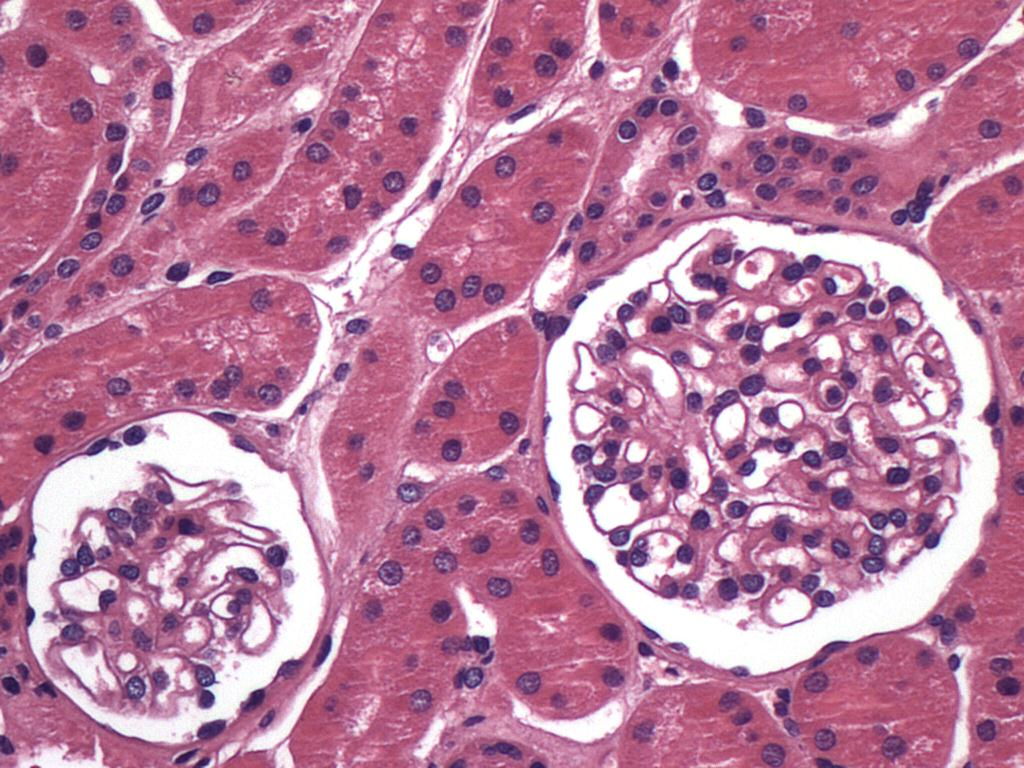
#> input picture image processing/img/2.jpg, 1024 x 768 px
$ python teste.py
#> lines starting #> are read from the running program, lines starting #| are printed output that depends on the picture
# -*- coding: utf-8 -*-
"""
Created on Wed Oct 01 15:13:13 2014

@author: gob
"""

from PIL import Image
from pylab import *
import ia636 as ia

im = array(Image.open('img/2.jpg').convert('L')) # read image to array
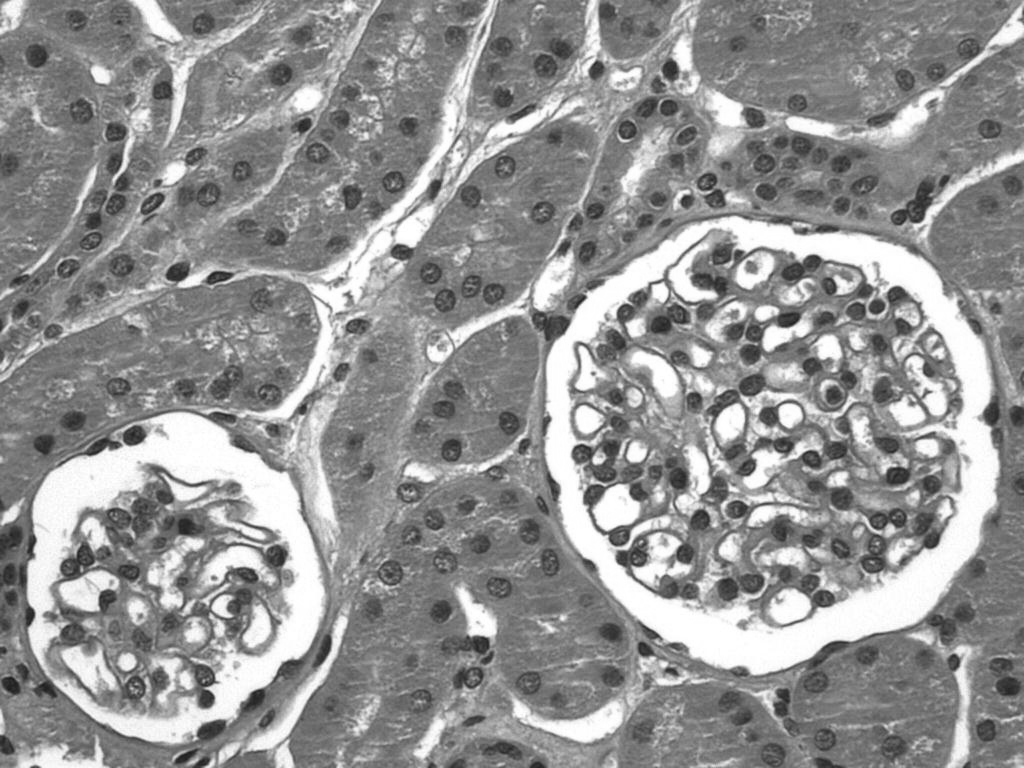
#> im: shape (768, 1024); min 27, max 255, mean 146.9

figure()# create a new figure
gray() # don't use colors
imshow(im)

figure()
hist(im.flatten(),128)

#> (the run stopped early here; a loop or call above may not have finished)

$ run again, with image processing/img/bordas.jpg copied over image processing/img/2.jpg
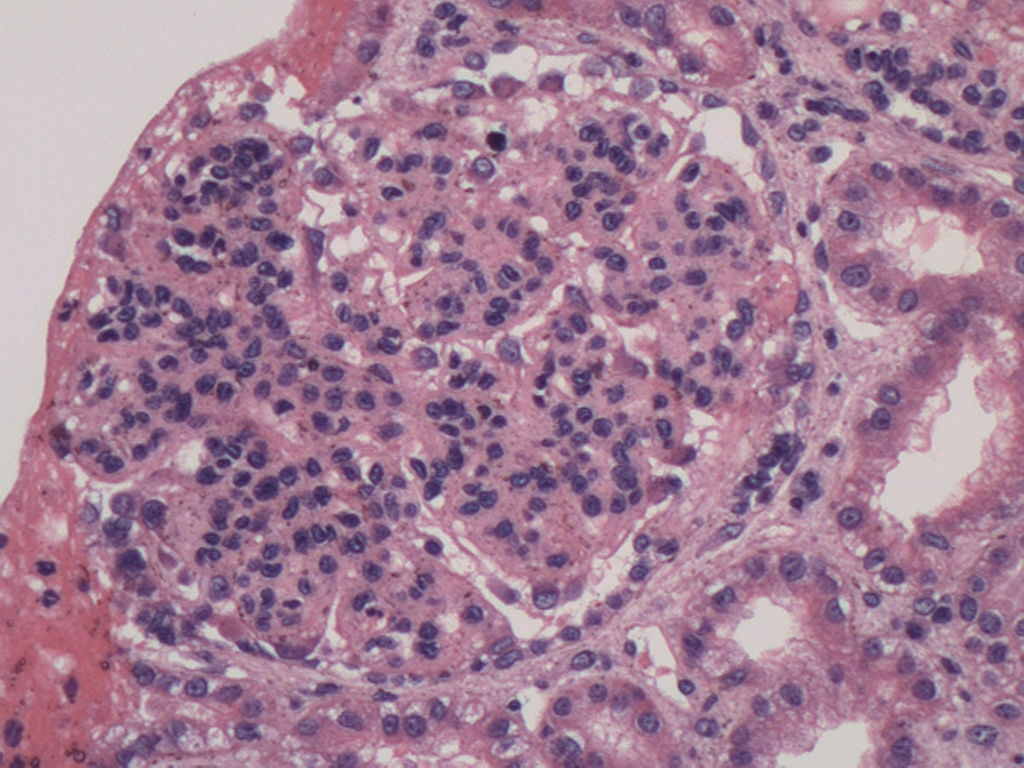
#> input picture image processing/img/bordas.jpg, 1024 x 768 px
#> `im = array(Image.open('img/2.jpg').convert('L'))`:
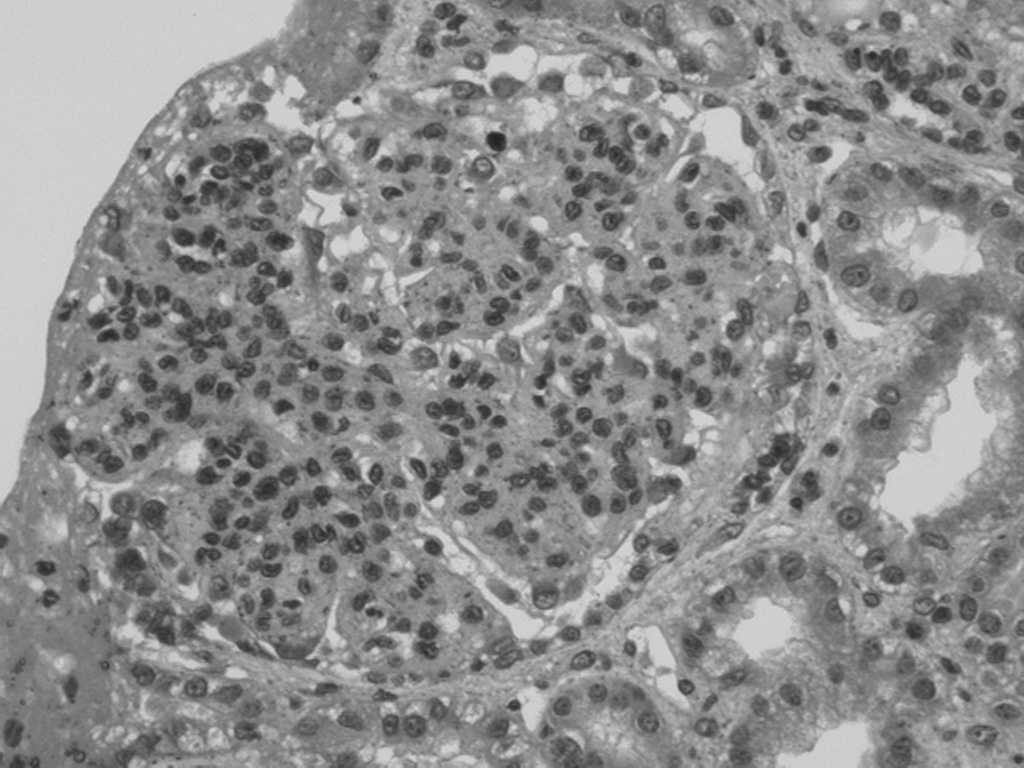
#> im: shape (768, 1024); min 31, max 219, mean 140.5

$ run again, with image processing/img/cheio.jpg copied over image processing/img/2.jpg
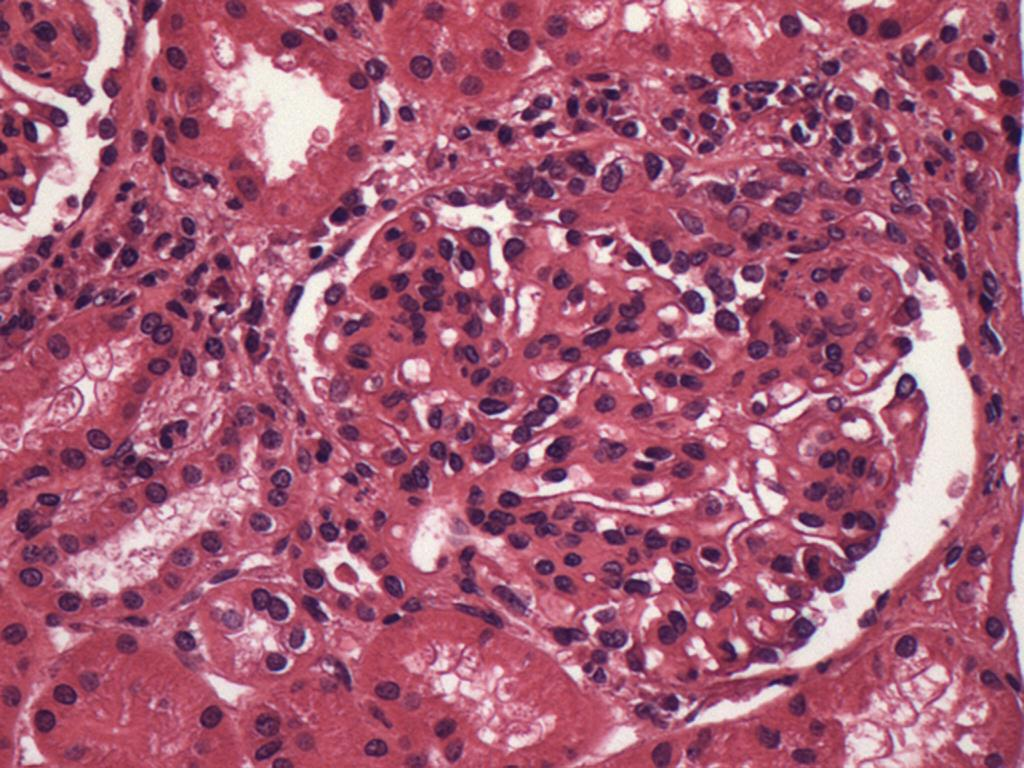
#> input picture image processing/img/cheio.jpg, 1024 x 768 px
#> `im = array(Image.open('img/2.jpg').convert('L'))`:
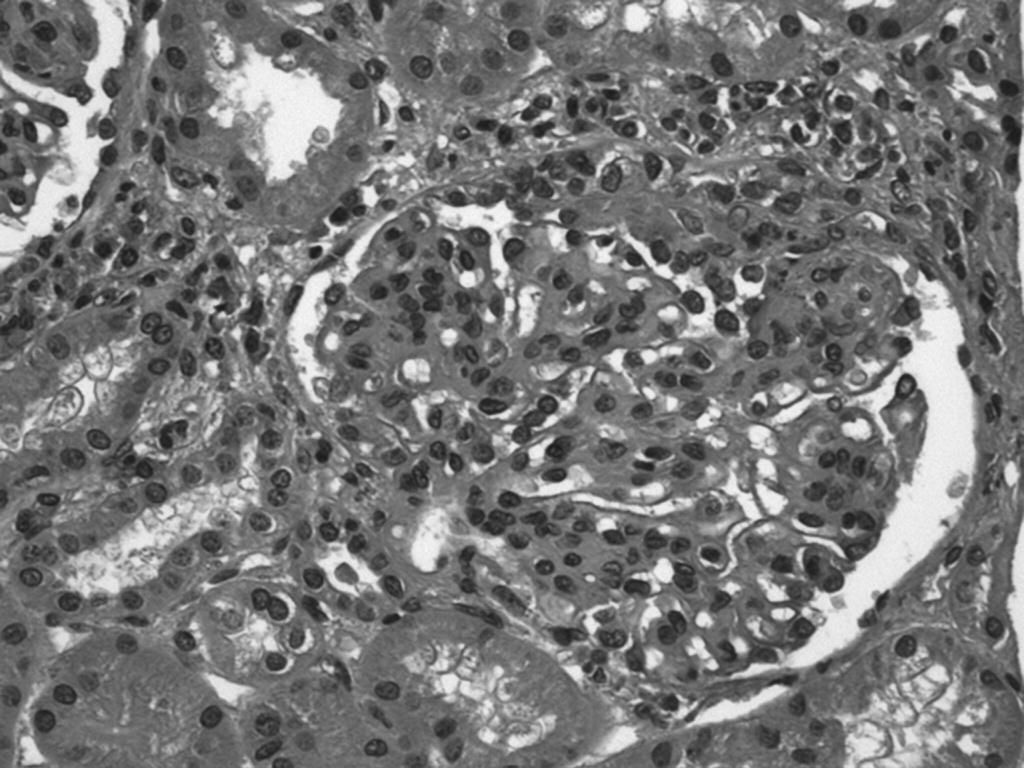
#> im: shape (768, 1024); min 24, max 252, mean 119

$ run again, with image processing/img/confuso.jpg copied over image processing/img/2.jpg
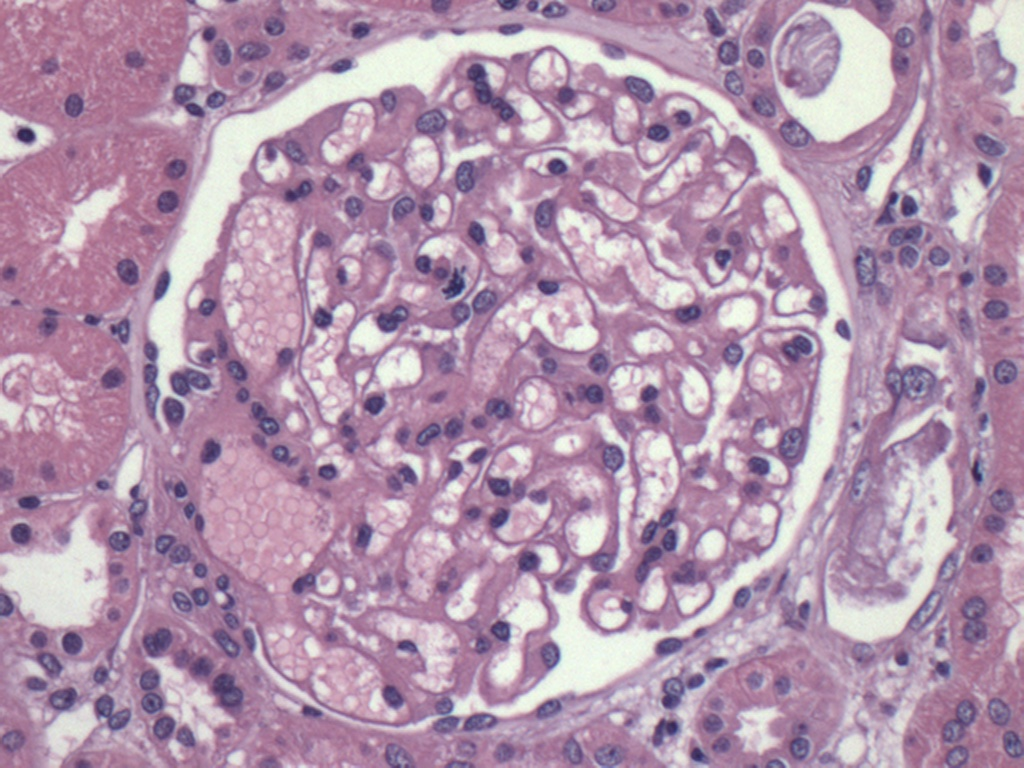
#> input picture image processing/img/confuso.jpg, 1024 x 768 px
#> `im = array(Image.open('img/2.jpg').convert('L'))`:
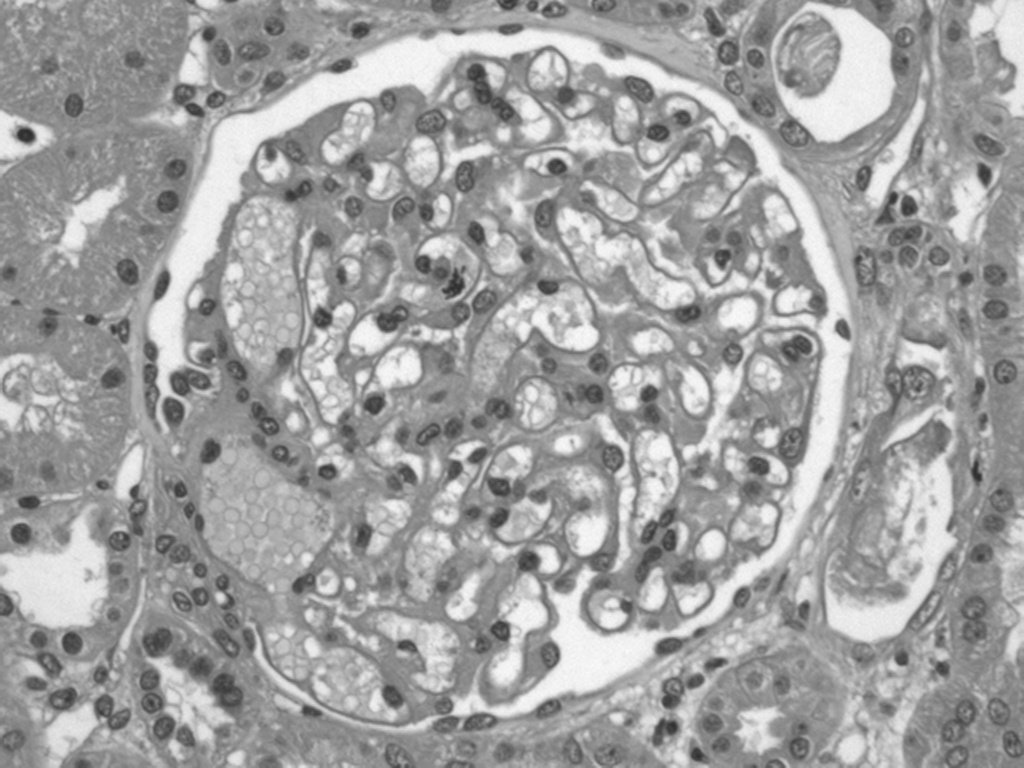
#> im: shape (768, 1024); min 45, max 250, mean 160.5
